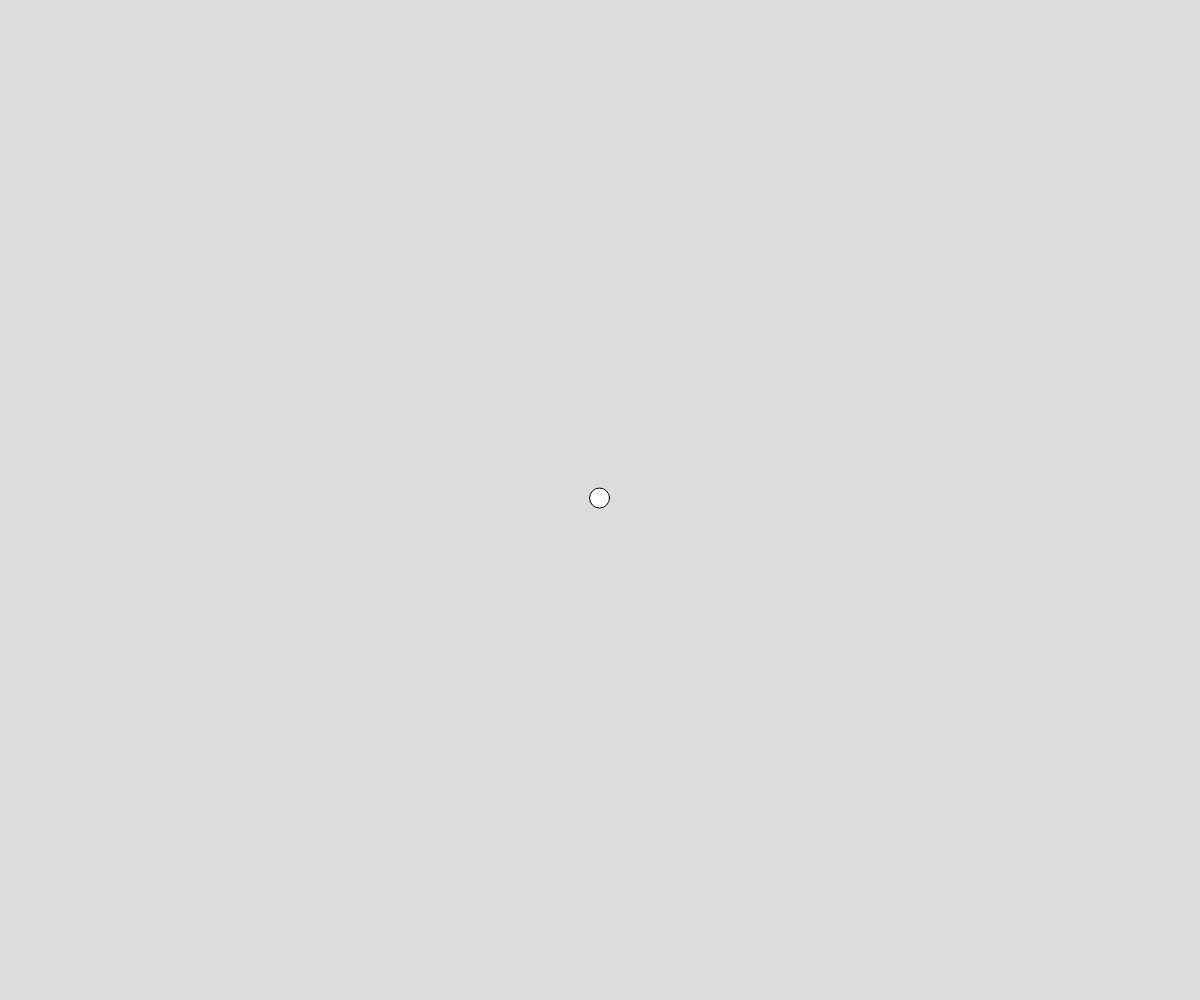
Frame 1 (no input)
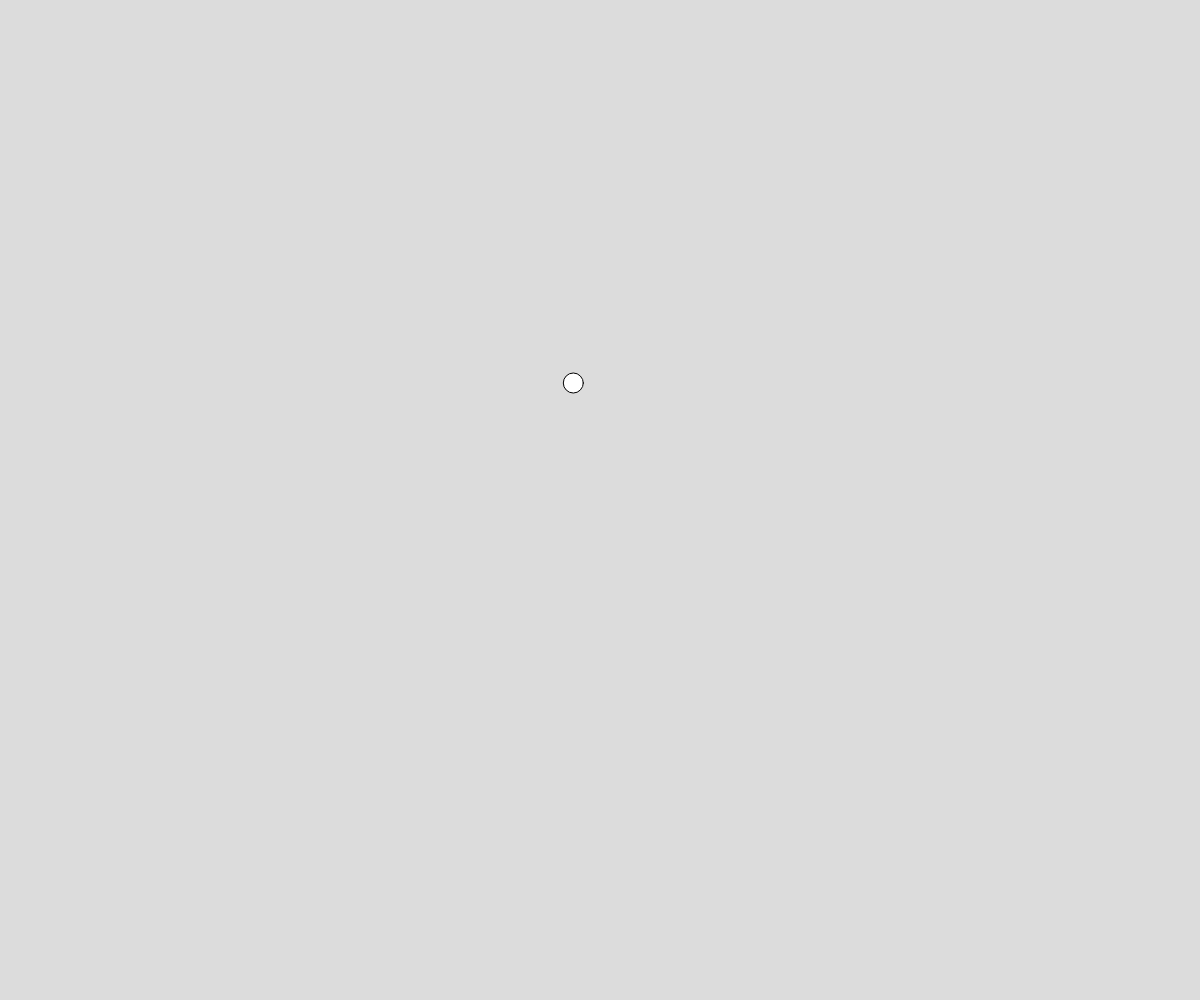
Frame 60 (no input)
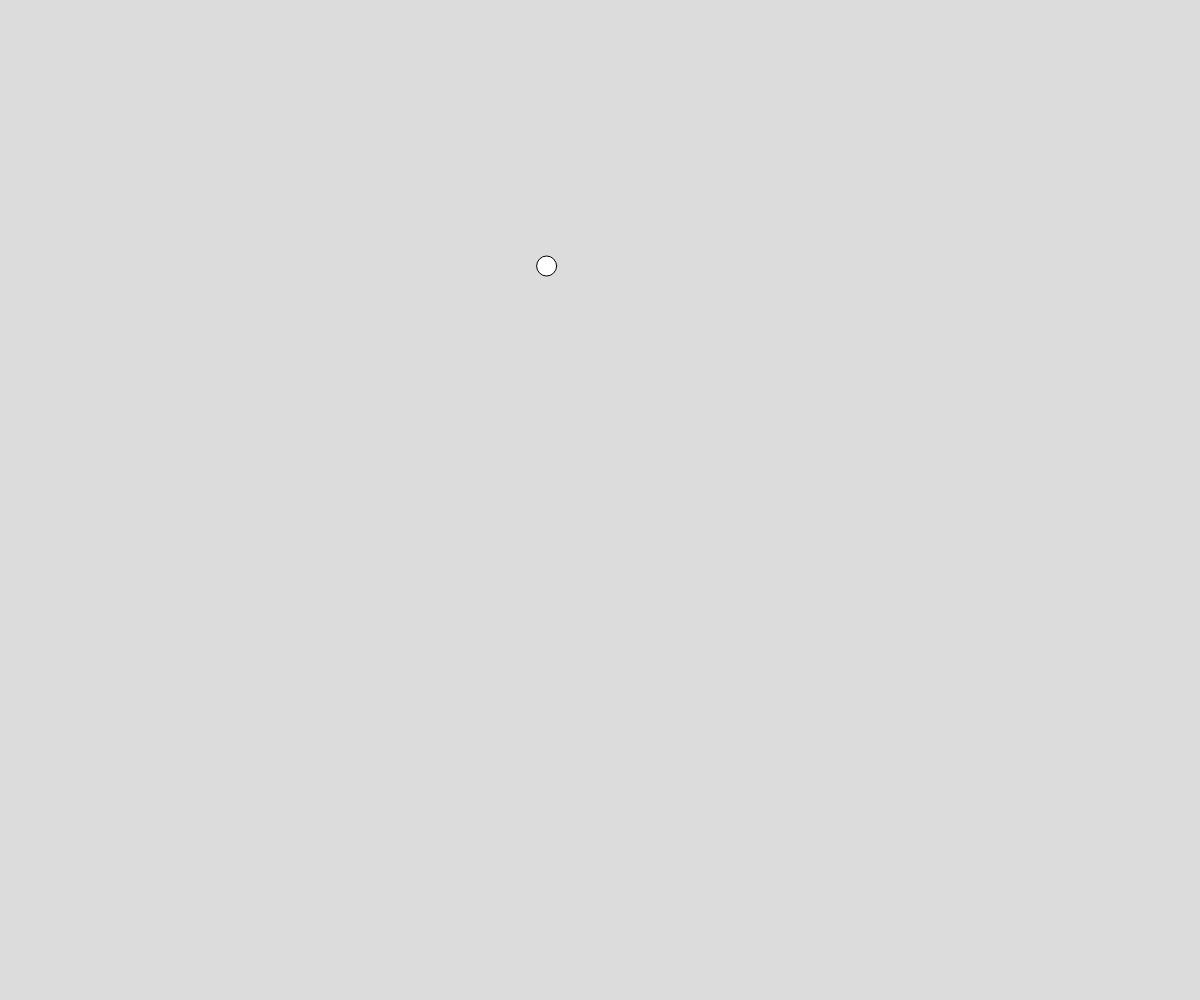
Frame 120 (the mouse pressed at the canvas centre since frame 60)

The p5.js sketch that drew these frames (run headless with seeded random() and noise() and a simulated clock; from frame 60 on, the mouse is pressed at the canvas centre):

// p5.js sketch
// ── sketch.js

// p = point
let p = {}
let pSize = 20;
let speed = 2;
let theta;
function setup() {
  createCanvas(innerWidth, innerHeight);
  // random distribution
  // only execute draw once
  // noLoop();
  // draw recangle from centre
  rectMode(CENTER);
  // angular movement 
  // assign a random angle in radians
  theta = random(TAU)
  // assign position of point p to middle of screen
  p = {x:width/2, y:height/2}
}

function draw() {
  background(220);

  // mapping
  ////////////////
  /* noFill()
   let c = map(mouseY, 0, height, 0, 255)
   rect(100, 100, 500, 100)
   fill(c, 0, 0)
   // width is only available after createCanvas has been called
   let w = map(mouseX, 0, width, 0, 500)
   rect(100, 100, w, 100)*/
  ////////////////
  // random distribution
  ////////////////
 /* noStroke();
  // rgba 
  fill(35, 56, 60, 25);
  const size = 20;
  for(let i = 0; i < 1000; i++){
    let x = random(size/2, width - size/2);
    let y = random(size/2, height - size/2)
    square(x, y, size)
  }*/
    ////////////////
  // gaussian distribution
  ////////////////
 /* noStroke();
  // rgba 
  
  const size = 20;
  let x,y;
  for(let i = 0; i < 10000; i++){
    // layer 1 
    x = randomGaussian(width/2, 150)
    y = randomGaussian(height/2, 150)
    fill(255, 0, 0, 5);
    square(x, y, size*3)
    // layer 2
    x = randomGaussian(width/2, 100)
    y = randomGaussian(height/2, 100)
    fill(0, 255, 0, 10)
    square(x, y, size*2)
    // layer 3
    x = randomGaussian(width/2, 50)
    y = randomGaussian(height/2, 50)
    fill(0, 0, 255, 50)
    square(x, y, size)
  }*/
     ////////////////
  // radians
  ////////////////

  // TAU = 2 * PI (the number of radians in a circle)
  // arc(width/2, height/2, 400, 400, 0, random(TAU))

  ////////////////
  // angular velocity
  ////////////////
  p.x += cos(theta) * speed;
  p.y += sin(theta) * speed;
  circle(p.x, p.y, pSize)
  ////////////////

}

// ── style.css
body {
  margin: 0;
  padding: 0;
  height: 100vh;
  display: flex;
  justify-content: center;
  align-items: center;
}

canvas {
  display: block;
}
